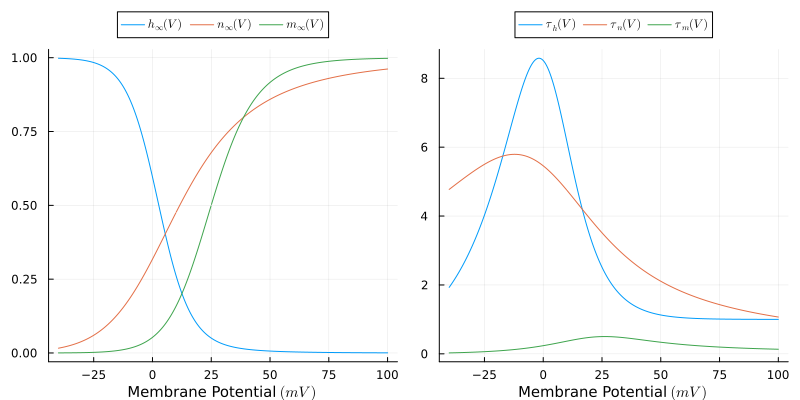

Source code (Julia):
### A Pluto.jl notebook ###
# v0.19.45

using Markdown
using InteractiveUtils

# ╔═╡ a7f1f63e-6580-11ef-2441-9d653a53d4b4
using Plots, LaTeXStrings

# ╔═╡ fc3eb03c-2093-4db8-a5f6-58e6d4f9e7c4
function αh(v::Float64)
	return 0.07 * exp(-v / 20.0)
end

# ╔═╡ d1633a53-f918-480e-9ff3-2238bff286b0
function βh(v::Float64)
	return 1 / (exp((30.0 - v) / 10.0) + 1.0)
end

# ╔═╡ a9ef6d8b-6dd5-4ec9-9b2b-a74e1934eed3
function h∞(v::Float64)
	return αh(v) / (αh(v) + βh(v))
end

# ╔═╡ 28bc5b96-6c6d-40d6-915d-56ab146f08e1
function αn(v::Float64)
	return (0.01 * (10.0 - v)) / (exp((10.0 - v) / 10.0) - 1.0)
end

# ╔═╡ 59d2e696-f4ae-4363-9093-f75ed25675ae
function βn(v::Float64)
	return 0.125 * exp(-v / 80.0)
end

# ╔═╡ 8f23113f-f509-45f3-8694-625d46d6d94c
function n∞(v::Float64)
	return αn(v) / (αn(v) + βn(v))
end

# ╔═╡ 9d2edadc-fc86-47be-9f91-24127223a459
function αm(v::Float64)
	return (0.1 * (25.0 - v)) / (exp((25.0 - v) / 10.0) - 1.0)
end

# ╔═╡ 322baa91-5682-4766-8199-bd2621569ee8
function βm(v::Float64)
	return 4.0 * exp(-v / 18.0)
end

# ╔═╡ 61b3851e-beed-4faf-a513-1505c48f94c3
function m∞(v::Float64)
	return αm(v) / (αm(v) + βm(v))
end

# ╔═╡ bdc09e93-bec0-4edf-8112-ccbedad8a5a6
function τh(v::Float64)
	return 1.0  / (αh(v) + βh(v))
end

# ╔═╡ 1e6375b6-0ccf-4789-b5e8-48cfc5622648
function τn(v::Float64)
	return 1.0  / (αn(v) + βn(v))
end

# ╔═╡ 50e52bc2-42cb-4698-81db-86ee5860f2fc
function τm(v::Float64)
	return 1.0  / (αm(v) + βm(v))
end

# ╔═╡ 42be9015-6597-4af9-b7e4-2ee1a281a0d5
begin
	xs = collect(-40:0.1:100)
	
	h∞_ys = h∞.(xs)
	n∞_ys = n∞.(xs)
	m∞_ys = m∞.(xs)

	p1 = plot(
		xs, 
		[h∞_ys, n∞_ys, m∞_ys], 
		label=[L"$h_∞(V)$" L"$n_∞(V)$" L"$m_∞(V)$"],
		legend=:outertop,
		legendcolumns=3,
		xlabel=L"Membrane Potential $(mV)$",
		xguidefontsize=10
	)

	τh_ys = τh.(xs)
	τn_ys = τn.(xs)
	τm_ys = τm.(xs)
	
	p2 = plot(
		xs, 
		[τh_ys, τn_ys, τm_ys], 
		label=[L"τ_h(V)" L"τ_n(V)" L"τ_m(V)"],
		legend=:outertop,
		legendcolumns=3,
		xlabel=L"Membrane Potential $(mV)$",
		xguidefontsize=10
	)

	plot(p1, p2, layout=(1,2), size=(800,400))
end

# ╔═╡ c56d0c46-df93-4e85-8d2b-2fd4efa97566
savefig("fig2_13.png")

# ╔═╡ Cell order:
# ╠═a7f1f63e-6580-11ef-2441-9d653a53d4b4
# ╠═fc3eb03c-2093-4db8-a5f6-58e6d4f9e7c4
# ╠═d1633a53-f918-480e-9ff3-2238bff286b0
# ╠═a9ef6d8b-6dd5-4ec9-9b2b-a74e1934eed3
# ╠═28bc5b96-6c6d-40d6-915d-56ab146f08e1
# ╠═59d2e696-f4ae-4363-9093-f75ed25675ae
# ╠═8f23113f-f509-45f3-8694-625d46d6d94c
# ╠═9d2edadc-fc86-47be-9f91-24127223a459
# ╠═322baa91-5682-4766-8199-bd2621569ee8
# ╠═61b3851e-beed-4faf-a513-1505c48f94c3
# ╠═bdc09e93-bec0-4edf-8112-ccbedad8a5a6
# ╠═1e6375b6-0ccf-4789-b5e8-48cfc5622648
# ╠═50e52bc2-42cb-4698-81db-86ee5860f2fc
# ╠═42be9015-6597-4af9-b7e4-2ee1a281a0d5
# ╠═c56d0c46-df93-4e85-8d2b-2fd4efa97566
